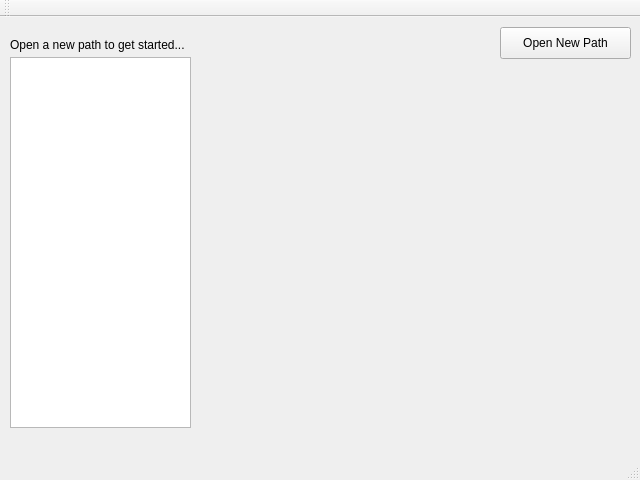
<?xml version="1.0" encoding="UTF-8"?>
<ui version="4.0">
 <class>MainWindow</class>
 <widget class="QMainWindow" name="MainWindow">
  <property name="geometry">
   <rect>
    <x>0</x>
    <y>0</y>
    <width>640</width>
    <height>480</height>
   </rect>
  </property>
  <property name="windowTitle">
   <string>MainWindow</string>
  </property>
  <widget class="QWidget" name="centralWidget">
   <widget class="QPushButton" name="pushButton">
    <property name="geometry">
     <rect>
      <x>500</x>
      <y>10</y>
      <width>131</width>
      <height>32</height>
     </rect>
    </property>
    <property name="text">
     <string>Open New Path</string>
    </property>
   </widget>
   <widget class="QLabel" name="labelPath">
    <property name="geometry">
     <rect>
      <x>10</x>
      <y>20</y>
      <width>491</width>
      <height>16</height>
     </rect>
    </property>
    <property name="text">
     <string>Open a new path to get started...</string>
    </property>
   </widget>
   <widget class="QListWidget" name="listWidgetFiles">
    <property name="geometry">
     <rect>
      <x>10</x>
      <y>40</y>
      <width>181</width>
      <height>371</height>
     </rect>
    </property>
   </widget>
  </widget>
  <widget class="QMenuBar" name="menuBar">
   <property name="geometry">
    <rect>
     <x>0</x>
     <y>0</y>
     <width>640</width>
     <height>22</height>
    </rect>
   </property>
  </widget>
  <widget class="QToolBar" name="mainToolBar">
   <attribute name="toolBarArea">
    <enum>TopToolBarArea</enum>
   </attribute>
   <attribute name="toolBarBreak">
    <bool>false</bool>
   </attribute>
  </widget>
  <widget class="QStatusBar" name="statusBar"/>
 </widget>
 <layoutdefault spacing="6" margin="11"/>
 <resources/>
 <connections/>
</ui>
